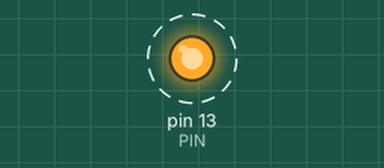
Recording of a sketch running on a simulated Arduino Uno, built with avr-gcc and run on an emulated ATmega328P. On the bench: output pins drawn as LEDs (lit = HIGH). Dashed ring = blinking. What the sketch prints to the serial monitor is not drawn.

Above: at 0.5 s.
Timing chart, 0 to 4.6 s (numbered marks = the images above):
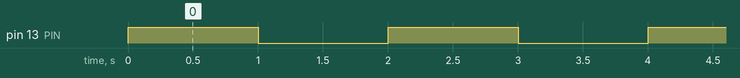

Measured:
- by itself, pin 13 (PIN): alternates HIGH for 1.0 s and LOW for 1.0 s

The sketch:

04_example_3.ino
```cpp
#define PIN 13
unsigned int count, toggle;

void setup(){
  pinMode(PIN,OUTPUT);
  Serial.begin(115200);
  while(!Serial);
  Serial.println("Hello World");
  count = 0;
  toggle = 0;
  digitalWrite(PIN, toggle);
}

void loop(){
  toggle = toggle_state(toggle);
  digitalWrite(PIN, toggle);
  delay(1000);
}

int toggle_state(int toggle){
  return !toggle;
}
```
